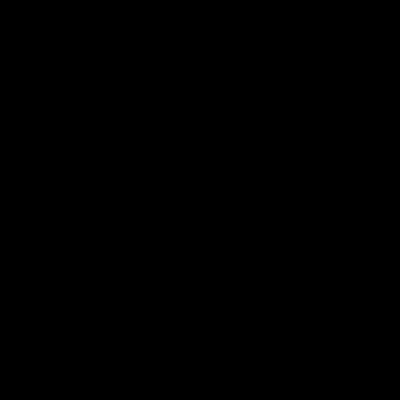
Frame 1 (no input)
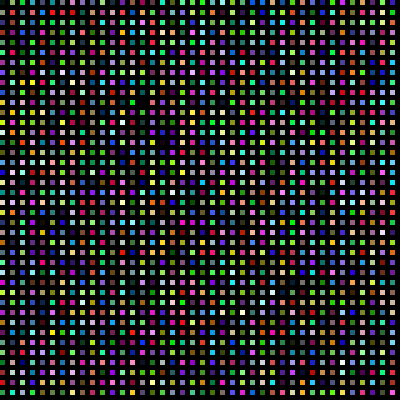
Frame 60 (no input)
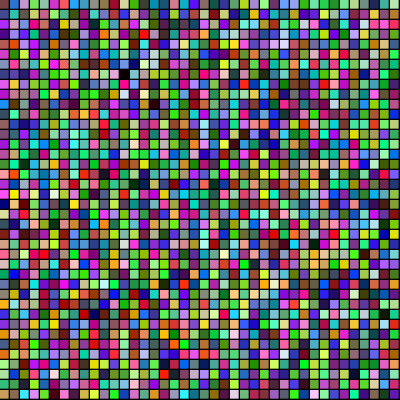
Frame 120 (the mouse pressed at the canvas centre since frame 60)

The p5.js sketch that drew these frames (run headless with seeded random() and noise() and a simulated clock; from frame 60 on, the mouse is pressed at the canvas centre):

// p5.js sketch
// ── sketch.js
let gsize=10;
function setup() {
  createCanvas(400, 400);
  
  angleMode(DEGREES);
}

function draw() {
  background(0);
  for(x=0; x<=400; x+=gsize){ 
    for(y=0; y<=400; y+=gsize){
      fill(random(0,255),random(0,255),random(0,255));
      noStroke();
      rect(x,y,gsize*sin(frameCount/2));
    }
   
  }
  
    
}
